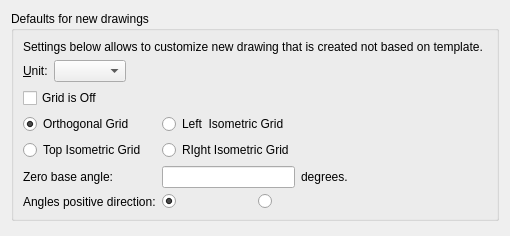
<?xml version="1.0" encoding="UTF-8"?>
<ui version="4.0">
 <class>LC_SettingsPageDrawingDefaults</class>
 <widget class="QWidget" name="LC_SettingsPageDrawingDefaults">
  <property name="geometry">
   <rect>
    <x>0</x>
    <y>0</y>
    <width>502</width>
    <height>236</height>
   </rect>
  </property>
  <layout class="QGridLayout" name="gridLayout_2">
   <item row="0" column="0">
    <widget class="QGroupBox" name="buttonGroup5">
     <property name="title">
      <string>Defaults for new drawings</string>
     </property>
     <layout class="QGridLayout" name="gridLayout">
      <item row="0" column="0" colspan="4">
       <widget class="QLabel" name="label">
        <property name="text">
         <string>Settings below allows to customize new drawing that is created not based on template. </string>
        </property>
       </widget>
      </item>
      <item row="2" column="0" colspan="2">
       <widget class="QCheckBox" name="cbNewDrawingGridOff">
        <property name="toolTip">
         <string>Grid Visibility

If checked, new drawing will be created with grid disabled</string>
        </property>
        <property name="text">
         <string>Grid is Off </string>
        </property>
       </widget>
      </item>
      <item row="3" column="0">
       <widget class="QRadioButton" name="rbGridOrtho">
        <property name="text">
         <string>Orthogonal Grid</string>
        </property>
        <property name="checked">
         <bool>true</bool>
        </property>
       </widget>
      </item>
      <item row="3" column="1">
       <widget class="QRadioButton" name="rbGridIsoLeft">
        <property name="text">
         <string>Left  Isometric Grid</string>
        </property>
       </widget>
      </item>
      <item row="4" column="0">
       <widget class="QRadioButton" name="rbGridIsoTop">
        <property name="text">
         <string>Top Isometric Grid</string>
        </property>
       </widget>
      </item>
      <item row="4" column="1">
       <widget class="QRadioButton" name="rbGridIsoRight">
        <property name="text">
         <string>RIght Isometric Grid</string>
        </property>
       </widget>
      </item>
      <item row="5" column="0">
       <widget class="QLabel" name="label_30">
        <property name="text">
         <string>Zero base angle:</string>
        </property>
        <property name="buddy">
         <cstring>leDefAngleBaseZero</cstring>
        </property>
       </widget>
      </item>
      <item row="5" column="1">
       <widget class="QLineEdit" name="leDefAngleBaseZero">
        <property name="toolTip">
         <string>Base Angle

Zero base angle relative to the current user coordinate system.
Affects polar coordinates input, snap to angle. 0.0 is 3pm.</string>
        </property>
       </widget>
      </item>
      <item row="5" column="2">
       <widget class="QLabel" name="label_31">
        <property name="text">
         <string>degrees.</string>
        </property>
       </widget>
      </item>
      <item row="5" column="3">
       <spacer name="horizontalSpacer">
        <property name="orientation">
         <enum>Qt::Orientation::Horizontal</enum>
        </property>
        <property name="sizeHint" stdset="0">
         <size>
          <width>0</width>
          <height>0</height>
         </size>
        </property>
       </spacer>
      </item>
      <item row="6" column="0">
       <widget class="QLabel" name="label_32">
        <property name="text">
         <string>Angles positive direction:</string>
        </property>
        <property name="buddy">
         <cstring>rbDefAngleBasePositive</cstring>
        </property>
       </widget>
      </item>
      <item row="6" column="1" colspan="2">
       <widget class="QWidget" name="widget_angle" native="true">
        <layout class="QHBoxLayout" name="horizontalLayout_angle">
         <property name="leftMargin">
          <number>0</number>
         </property>
         <property name="topMargin">
          <number>0</number>
         </property>
         <property name="rightMargin">
          <number>0</number>
         </property>
         <property name="bottomMargin">
          <number>0</number>
         </property>
         <item>
          <widget class="QRadioButton" name="rbDefAngleBasePositive">
           <property name="toolTip">
            <string>Angles Direction

Counterclockwise, 90 degrees is north.</string>
           </property>
           <property name="icon">
            <iconset resource="../../../../../../../res/icons/icons.qrc">
             <normaloff>:/icons/dirpos_plus.lci</normaloff>:/icons/dirpos_plus.lci</iconset>
           </property>
           <property name="checked">
            <bool>true</bool>
           </property>
          </widget>
         </item>
         <item>
          <widget class="QRadioButton" name="rbDefAngleBaseNegative">
           <property name="toolTip">
            <string>Angles Direction

Clockwise, 90 degrees is sourth.</string>
           </property>
           <property name="icon">
            <iconset resource="../../../../../../../res/icons/icons.qrc">
             <normaloff>:/icons/dirneg_plus.lci</normaloff>:/icons/dirneg_plus.lci</iconset>
           </property>
          </widget>
         </item>
        </layout>
       </widget>
      </item>
      <item row="1" column="0" colspan="4">
       <layout class="QHBoxLayout" name="horizontalLayout">
        <item>
         <widget class="QLabel" name="lUnit">
          <property name="text">
           <string>&amp;Unit:</string>
          </property>
          <property name="buddy">
           <cstring>cbUnit</cstring>
          </property>
         </widget>
        </item>
        <item>
         <widget class="LC_ContentAdjustableComboBox" name="cbUnit">
          <property name="toolTip">
           <string>Units

Drawing units</string>
          </property>
          <property name="sizeAdjustPolicy">
           <enum>QComboBox::SizeAdjustPolicy::AdjustToContents</enum>
          </property>
         </widget>
        </item>
        <item>
         <spacer name="horizontalSpacer_2">
          <property name="orientation">
           <enum>Qt::Orientation::Horizontal</enum>
          </property>
          <property name="sizeHint" stdset="0">
           <size>
            <width>0</width>
            <height>0</height>
           </size>
          </property>
         </spacer>
        </item>
       </layout>
      </item>
     </layout>
    </widget>
   </item>
   <item row="1" column="0">
    <spacer name="verticalSpacer">
     <property name="orientation">
      <enum>Qt::Orientation::Vertical</enum>
     </property>
     <property name="sizeHint" stdset="0">
      <size>
       <width>0</width>
       <height>0</height>
      </size>
     </property>
    </spacer>
   </item>
  </layout>
 </widget>
    <customwidgets>
        <customwidget>
            <class>LC_ContentAdjustableComboBox</class>
            <extends>QComboBox</extends>
            <header location="global">lc_content_adjustable_combo_box.h</header>
        </customwidget>
    </customwidgets>
 <resources>
  <include location="../../../../../../../res/icons/icons.qrc"/>
 </resources>
 <connections/>
</ui>
